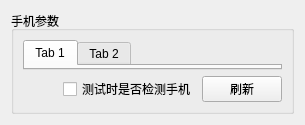
      <widget class="QWidget" name="testset">
       <property name="sizePolicy">
        <sizepolicy hsizetype="Maximum" vsizetype="Maximum">
         <horstretch>6</horstretch>
         <verstretch>6</verstretch>
        </sizepolicy>
       </property>
       <property name="autoFillBackground">
        <bool>false</bool>
       </property>
       <attribute name="title">
        <string>手机参数</string>
       </attribute>
       <layout class="QHBoxLayout" name="horizontalLayout_8">
        <item>
         <widget class="QGroupBox" name="groupBox_4">
          <property name="sizePolicy">
           <sizepolicy hsizetype="Preferred" vsizetype="Preferred">
            <horstretch>6</horstretch>
            <verstretch>0</verstretch>
           </sizepolicy>
          </property>
          <property name="title">
           <string>手机参数</string>
          </property>
          <layout class="QVBoxLayout" name="verticalLayout_6">
           <item>
            <widget class="QTabWidget" name="tabWidget_2">
             <property name="currentIndex">
              <number>0</number>
             </property>
             <widget class="QWidget" name="tab">
              <attribute name="title">
               <string>Tab 1</string>
              </attribute>
             </widget>
             <widget class="QWidget" name="tab_2">
              <attribute name="title">
               <string>Tab 2</string>
              </attribute>
             </widget>
            </widget>
           </item>
           <item>
            <layout class="QHBoxLayout" name="horizontalLayout_3">
             <item>
              <spacer name="horizontalSpacer_5">
               <property name="orientation">
                <enum>Qt::Horizontal</enum>
               </property>
               <property name="sizeHint" stdset="0">
                <size>
                 <width>40</width>
                 <height>20</height>
                </size>
               </property>
              </spacer>
             </item>
             <item>
              <widget class="QCheckBox" name="phoneConnect">
               <property name="text">
                <string>测试时是否检测手机</string>
               </property>
              </widget>
             </item>
             <item>
              <widget class="QPushButton" name="pushButton_3">
               <property name="sizePolicy">
                <sizepolicy hsizetype="Minimum" vsizetype="Fixed">
                 <horstretch>0</horstretch>
                 <verstretch>0</verstretch>
                </sizepolicy>
               </property>
               <property name="text">
                <string>刷新</string>
               </property>
              </widget>
             </item>
            </layout>
           </item>
          </layout>
         </widget>
        </item>
       </layout>
      </widget>
